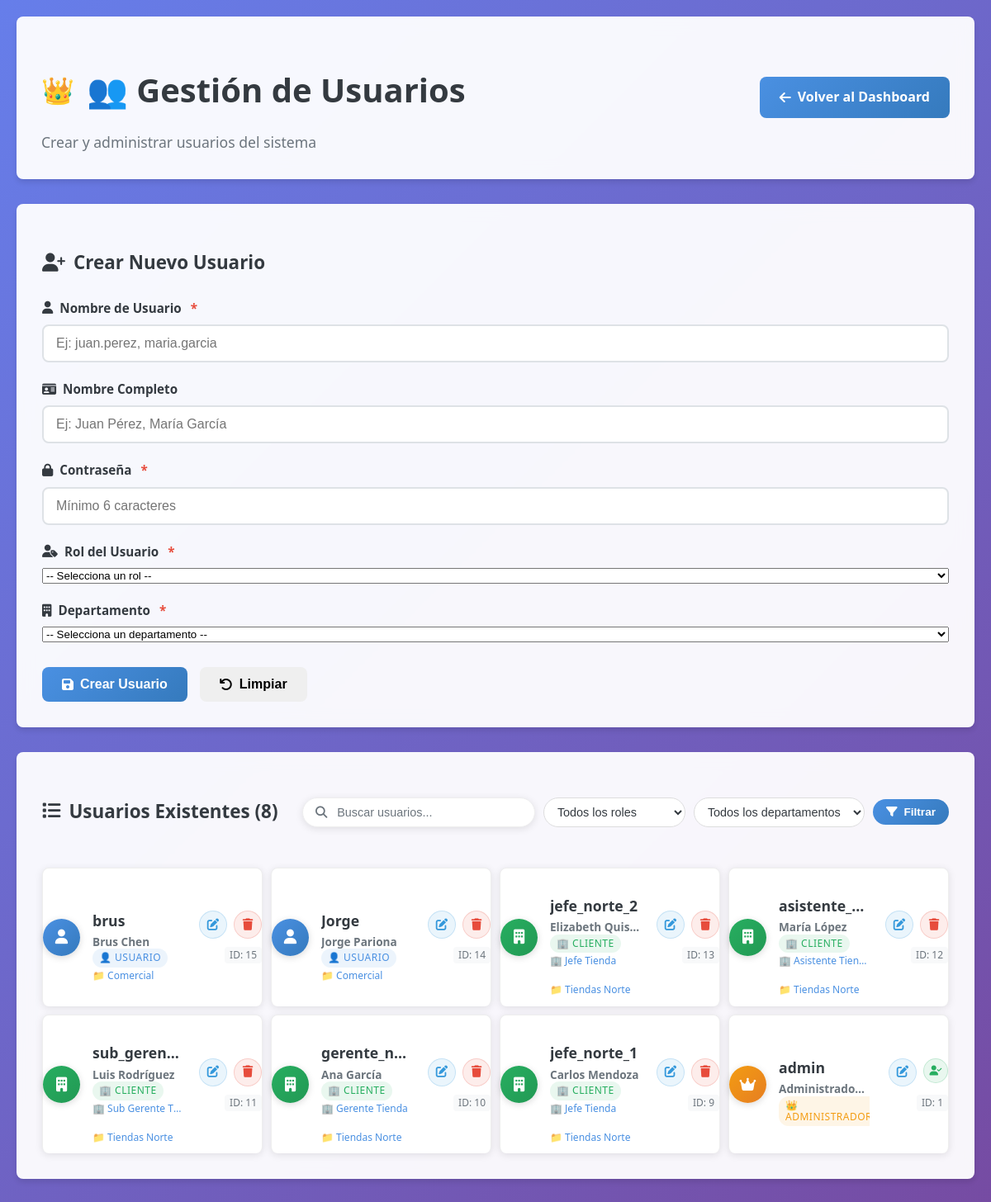
/Tickect/admin/crear_usuario.php (signed in), run on the app's committed database.
### tables this page shows
CREATE TABLE `usuarios` (
  `id` int(11) NOT NULL,
  `usuario` varchar(50) NOT NULL,
  `nombre` varchar(100) DEFAULT NULL,
  `clave` varchar(100) NOT NULL,
  `rol` enum('admin','usuario','cliente') NOT NULL,
  `departamento_id` int(11) DEFAULT NULL,
  `jerarquia` enum('jefe_tienda','gerente_tienda','sub_gerente_tienda','asistente_tienda') DEFAULT NULL,
  `superior_id` int(11) DEFAULT NULL
);

CREATE TABLE `departamentos` (
  `id` int(11) NOT NULL,
  `nombre` varchar(100) NOT NULL,
  `tipo` enum('usuario','cliente') NOT NULL DEFAULT 'usuario'
);

### Tickect/admin/crear_usuario.php (the view, shortened to what this page needs)
<?php
require_once '../includes/db.php';
$editar_id = null;
$usuario_editar = null;
$usuario = '';
$nombre = '';
$page = isset($_GET['page']) ? max(1, (int)$_GET['page']) : 1;
$search = isset($_GET['search']) ? trim($_GET['search']) : '';
$users_per_page = 20;
$where_conditions = [];
$params = [];
$where_clause = $where_conditions ? "WHERE " . implode(" AND ", $where_conditions) : "";
try {
    $count_sql = "SELECT COUNT(*) as total FROM usuarios u LEFT JOIN departamentos d ON u.departamento_id = d.id $where_clause";
    $count_stmt = $pdo->prepare($count_sql);
    $count_stmt->execute($params);
    $total_users = $count_stmt->fetch()['total'];
} catch (Exception $e) {
    $total_users = 0;
    $total_pages = 0;
}
try {
    $offset = ($page - 1) * $users_per_page;
    $sql = "
        SELECT u.id, u.usuario, u.nombre, u.rol, u.jerarquia, d.nombre as departamento
        FROM usuarios u
        LEFT JOIN departamentos d ON u.departamento_id = d.id
        $where_clause
        ORDER BY u.id DESC
        LIMIT $users_per_page OFFSET $offset
    ";
    $stmt = $pdo->prepare($sql);
    $stmt->execute($params);
    $usuarios = $stmt->fetchAll(PDO::FETCH_ASSOC);
} catch (Exception $e) {
    $usuarios = [];
}
?>
<!DOCTYPE html>
<html lang="es">
<head>
    <link rel="stylesheet" href="../css/style_admin_dashboard.css">
    <link href="https://cdnjs.cloudflare.com/ajax/libs/font-awesome/6.5.0/css/all.min.css" rel="stylesheet">
</head>
<body>
<div class="page-container">
    <div class="header-section">
        <div class="header-content">
            <div class="header-text">
                <h1 class="titulo">👥 Gestión de Usuarios</h1>
                <p class="subtitulo">Crear y administrar usuarios del sistema</p>
            </div>
            <div class="header-actions">
                <a href="../dashboard.php" class="btn btn-primary">
                    <i class="fas fa-arrow-left"></i> Volver al Dashboard
                </a>
            </div>
        </div>
    </div>
    <div class="form-section">
        <div class="form-card">
            <h3>
                <i class="fas fa-<?php echo $editar_id ? 'edit' : 'user-plus'; ?>"></i>
                <?php echo $editar_id ? 'Editar Usuario' : 'Crear Nuevo Usuario'; ?>
            </h3>
            <form method="POST" class="admin-form">
                <div class="form-group">
                    <label for="usuario">
                        <i class="fas fa-user"></i> Nombre de Usuario <span class="required">*</span>
                    </label>
                    <input type="text" id="usuario" name="usuario"
                           value="<?php echo htmlspecialchars(($usuario_editar['usuario'] ?? $usuario) ?? ''); ?>"
                           placeholder="Ej: juan.perez, maria.garcia" required>
                </div>
                <div class="form-group">
                    <label for="nombre">
                        <i class="fas fa-id-card"></i> Nombre Completo
                    </label>
                    <input type="text" id="nombre" name="nombre"
                           value="<?php echo htmlspecialchars(($usuario_editar['nombre'] ?? $nombre) ?? ''); ?>"
                           placeholder="Ej: Juan Pérez, María García">
                </div>
                <div class="form-group">
                    <label for="clave">
                        <i class="fas fa-lock"></i> Contraseña <span class="required" id="clave-required" <?php echo $editar_id ? 'style="display: none;"' : ''; ?>>*</span>
                    </label>
                    <input type="password" id="clave" name="clave"
                           placeholder="<?php echo $editar_id ? 'Dejar vacío para mantener la actual' : 'Mínimo 6 caracteres'; ?>"
                           <?php echo !$editar_id ? 'required' : ''; ?>>
                </div>
                <div class="form-group">
                    <label for="rol">
                        <i class="fas fa-user-tag"></i> Rol del Usuario <span class="required">*</span>
                    </label>
                    <select id="rol" name="rol" required>
                        <option value="">-- Selecciona un rol --</option>
                    </select>
                </div>
                <div class="form-group">
                    <label for="departamento_id">
                        <i class="fas fa-building"></i> Departamento <span class="required">*</span>
                    </label>
                    <select id="departamento_id" name="departamento_id" required>
                        <option value="">-- Selecciona un departamento --</option>
                    </select>
                </div>
                <div class="form-actions">
                    <button type="submit" class="btn btn-primary">
                        <i class="fas fa-save"></i> <?php echo $editar_id ? 'Actualizar' : 'Crear'; ?> Usuario
                    </button>
                    <?php if ($editar_id): ?>
                    <a href="crear_usuario.php" class="btn btn-secondary">
                        <i class="fas fa-times"></i> Cancelar
                    </a>
                    <?php else: ?>
                    <button type="reset" class="btn btn-secondary">
                        <i class="fas fa-undo"></i> Limpiar
                    </button>
                    <?php endif; ?>
                </div>
            </form>
        </div>
    </div>
    <div class="users-section">
        <div class="users-card">
            <div class="departments-header">
                <h3><i class="fas fa-list"></i> Usuarios Existentes (<?php echo $total_users; ?>)</h3>
                <div class="search-controls">
                    <form method="GET" class="search-form">
                        <div class="search-box">
                            <i class="fas fa-search"></i>
                            <input type="text" name="search" value="<?php echo htmlspecialchars($search); ?>" placeholder="Buscar usuarios...">
                        </div>
                        <select name="role" class="filter-select">
                            <option value="">Todos los roles</option>
                        </select>
                        <select name="dept" class="filter-select">
                            <option value="">Todos los departamentos</option>
                        </select>
                        <button type="submit" class="btn btn-primary btn-sm">
                            <i class="fas fa-filter"></i> Filtrar
                        </button>
                    </form>
                </div>
            </div>
            <div class="users-grid">
                <?php if (empty($usuarios)): ?>
                <div class="empty-state">
                    <i class="fas fa-users"></i>
                    <p>No hay usuarios creados aún</p>
                </div>
                <?php else: ?>
                    <?php foreach ($usuarios as $user): ?>
                    <div class="user-item">
                        <div class="user-icon user-<?php echo $user['rol']; ?>">
                            <i class="fas fa-<?php echo $user['rol'] === 'admin' ? 'crown' : ($user['rol'] === 'usuario' ? 'user' : 'building'); ?>"></i>
                        </div>
                        <div class="user-content">
                            <h4><?php echo htmlspecialchars($user['usuario']); ?></h4>
                            <?php if ($user['nombre']): ?>
                            <p class="user-name"><?php echo htmlspecialchars($user['nombre']); ?></p>
                            <?php endif; ?>
                            <p>
                                <?php
                                $role_text = $user['rol'] === 'admin' ? '👑 Administrador' :
                                           ($user['rol'] === 'usuario' ? '👤 Usuario' : '🏢 Cliente');
                                $role_class = strlen($role_text) > 15 ? 'user-role user-role-long role-' . $user['rol'] : 'user-role role-' . $user['rol'];
                                ?>
                                <span class="<?php echo $role_class; ?>"
                                      <?php if (strlen($role_text) > 15): ?>data-full-role="<?php echo htmlspecialchars($role_text); ?>"<?php endif; ?>>
                                    <?php echo htmlspecialchars($role_text); ?>
                                </span>
                                <?php if ($user['jerarquia']): ?>
                                <br><small class="hierarchy-badge">🏢 <?php echo htmlspecialchars(ucwords(str_replace('_', ' ', $user['jerarquia']))); ?></small>
                                <?php endif; ?>
                                <?php if ($user['departamento']): ?>
                                <br><small title="<?php echo htmlspecialchars($user['departamento']); ?>">📁 <?php echo htmlspecialchars(strlen($user['departamento']) > 20 ? substr($user['departamento'], 0, 20) . '...' : $user['departamento']); ?></small>
                                <?php endif; ?>
                            </p>
                        </div>
                        <div class="user-actions">
                            <div class="action-buttons">
                                <a href="?editar=<?php echo $user['id']; ?>" class="btn-edit" title="Editar">
                                    <i class="fas fa-edit"></i>
                                </a>
                                <?php if ($user['id'] != $_SESSION['usuario_id']): ?>
                                <a href="?eliminar=<?php echo $user['id']; ?>" class="btn-delete" title="Eliminar"
                                   onclick="return confirm('¿Estás seguro de que quieres eliminar este usuario?')">
                                    <i class="fas fa-trash"></i>
                                </a>
                                <?php else: ?>
                                <span class="btn-current-user" title="Usuario actual">
                                    <i class="fas fa-user-check"></i>
                                </span>
                                <?php endif; ?>
                            </div>
                            <span class="user-id">ID: <?php echo $user['id']; ?></span>
                        </div>
                    </div>
                    <?php endforeach; ?>
                <?php endif; ?>
            </div>
        </div>
    </div>
</div>
</body>
</html>

### data on the page
usuarios: usuario "brus", nombre "Brus Chen", rol "👤 USUARIO", departamento.nombre "Comercial", id "15"
usuarios: usuario "Jorge", nombre "Jorge Pariona", rol "👤 USUARIO", departamento.nombre "Comercial", id "14"
usuarios: usuario "jefe_norte_2", nombre "Elizabeth Quis…", rol "🏢 CLIENTE", jerarquia "Jefe Tienda", departamento.nombre "Tiendas Norte", id "13"
usuarios: usuario "asistente_…", nombre "María López", rol "🏢 CLIENTE", jerarquia "Asistente Tienda", departamento.nombre "Tiendas Norte", id "12"
usuarios: usuario "sub_geren…", nombre "Luis Rodríguez", rol "🏢 CLIENTE", jerarquia "Sub Gerente T…", departamento.nombre "Tiendas Norte", id "11"
usuarios: usuario "gerente_n…", nombre "Ana García", rol "🏢 CLIENTE", jerarquia "Gerente Tienda", departamento.nombre "Tiendas Norte", id "10"
usuarios: usuario "jefe_norte_1", nombre "Carlos Mendoza", rol "🏢 CLIENTE", jerarquia "Jefe Tienda", departamento.nombre "Tiendas Norte", id "9"
usuarios: usuario "admin", nombre "Administrado…", rol "👑…", id "1"

### other printed values
$total_users "8"
